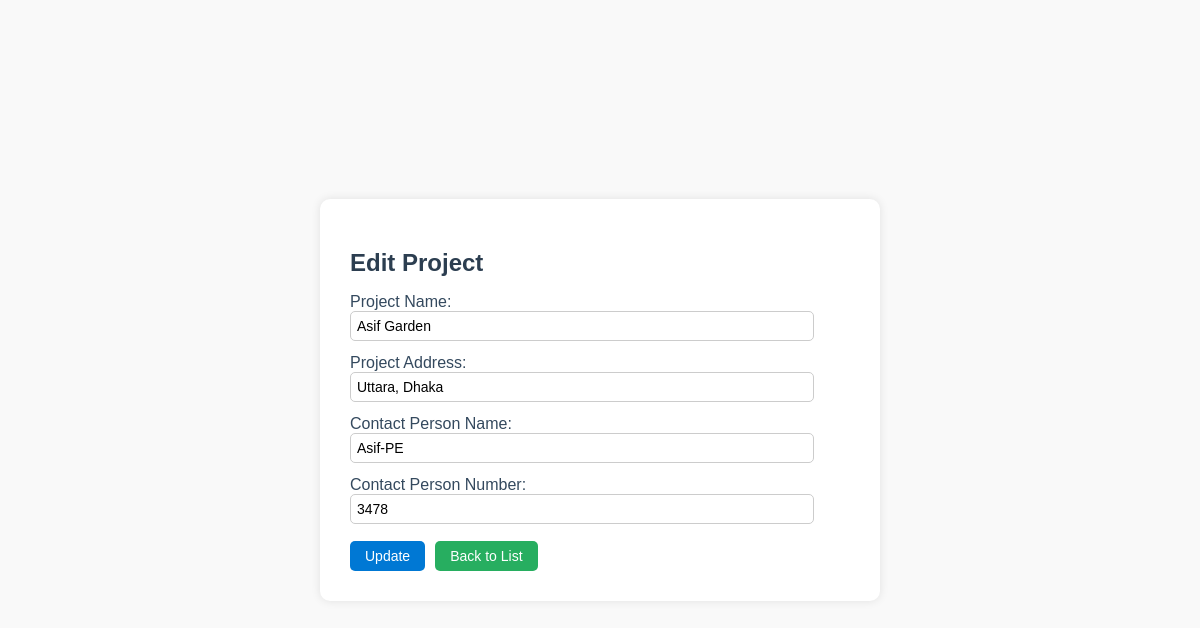
The app's page /construction-department/project/form/1/ with its own data.
### project/models.py (models this page shows, shortened)
class Project(models.Model):
    id = models.AutoField(primary_key=True)  # Auto-incrementing ID
    name_of_project = models.CharField(max_length=255)  # Project name
    project_address = models.CharField(max_length=500)  # Project address as CharField
    contact_person_name = models.CharField(max_length=255)  # Name of contact person
    contact_person_number = models.CharField(max_length=20)  # Contact number of contact person

### project/views.py (the view)
# urls.py: path("form/", project_form, name="project_create"),  # Create a new project
def project_form(request, id=None):
    project = get_object_or_404(Project, id=id) if id else None
    if request.method == "POST":
        form = ProjectForm(request.POST, instance=project)
        if form.is_valid():
            form.save()
            messages.success(request, "Project saved successfully.")
            return redirect("project_list")
    else:
        form = ProjectForm(instance=project)
    return render(request, "project/project_form.html", {"form": form})

### project/forms.py
class ProjectForm(forms.ModelForm):
    class Meta:
        model = Project
        fields = ['name_of_project', 'project_address', 'contact_person_name', 'contact_person_number']
        labels = {
            'name_of_project': 'Project Name',
            'project_address': 'Project Address',
            'contact_person_name': 'Contact Person Name',
            'contact_person_number': 'Contact Person Number',
        }
        widgets = {  # Fix: Placed inside Meta class
            'name_of_project': forms.TextInput(attrs={'class': 'form-control', 'placeholder': 'Enter project name'}),
            'project_address': forms.TextInput(attrs={'class': 'form-control', 'placeholder': 'Enter project address'}),
            'contact_person_name': forms.TextInput(attrs={'class': 'form-control', 'placeholder': 'Enter contact person name'}),
            'contact_person_number': forms.TextInput(attrs={'class': 'form-control', 'placeholder': 'Enter contact number'}),
        }

### project/templates/project/project_form.html (shortened to what this page needs)
<!DOCTYPE html>
<html lang="en">
<head>
</head>
<body>
  <div class="form-container">
    <h2>{% if form.instance.id %}Edit{% else %}Create{% endif %} Project</h2>
    <form method="POST">
      {{ form.as_p }}
      <div class="action-links">
        <button type="submit">{% if form.instance.id %}Update{% else %}Save{% endif %}</button>
        <a href="{% url 'project_list' %}" class="back-to-list">Back to List</a>
        <a href="{% url 'construction_department' %}" class="back-to-CD Module">Back to CD Module</a>
      </div>
    </form>
  </div>
</body>
</html>

### project/templates/project/project_form.html (style rules this page uses)
body { font-family: "Trebuchet MS", sans-serif; background-color: #f9f9f9; margin: 0; padding: 0; display: flex; justify-content: center; align-items: center; height: 100vh; }
.form-container { background-color: #ffffff; border-radius: 10px; padding: 30px; max-width: 500px; width: 90%; box-shadow: 0 0 10px rgba(0, 0, 0, 0.1); }
h2 { text-align: left; color: #2c3e50; margin-bottom: 10px; font-size: 24px; }
label { font-size: 16px; color: #34495e; margin-bottom: 5px; }
input, select, textarea { padding: 6px; font-size: 14px; border: 1px solid #ccc; border-radius: 5px; outline: none; width: 90%; margin-bottom: -3px; }
.action-links { display: flex; align-items: center; margin-top: 20px; gap: 10px; }
.action-links button, .action-links a { text-decoration: none; font-size: 14px; padding: 0 15px; border-radius: 5px; height: 30px; display: flex; align-items: center; justify-content: center; color: #ffffff; }
.action-links button { background-color: #0078D4; border: none; }
.action-links a.back-to-list { background-color: #27ae60; }

### records on screen
Project: name_of_project "Asif Garden", project_address "Uttara, Dhaka", contact_person_name "Asif-PE", contact_person_number "3478"
